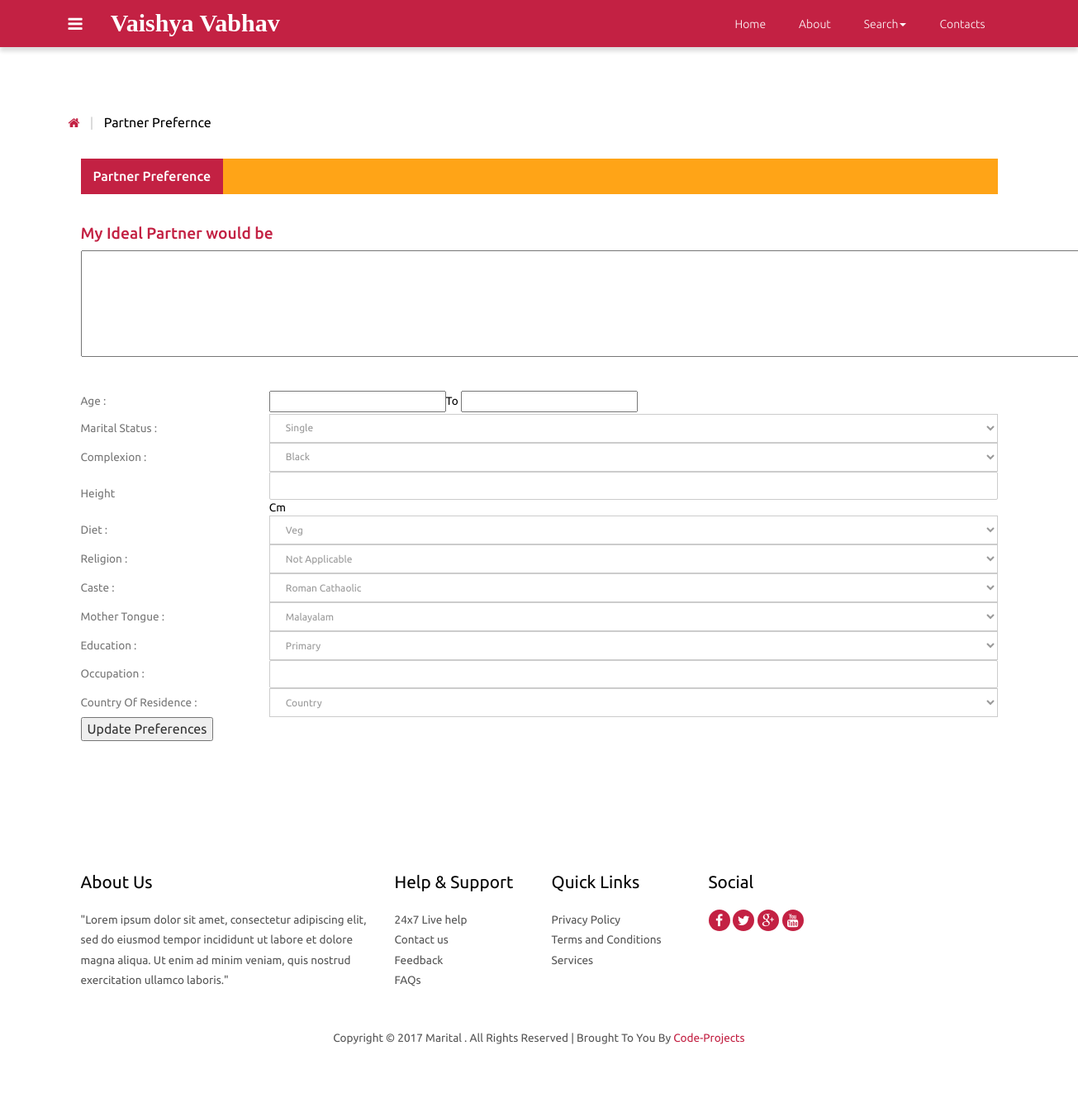
Page /partner_preference_bk.php?id=30 (signed in) on the earlier database version.
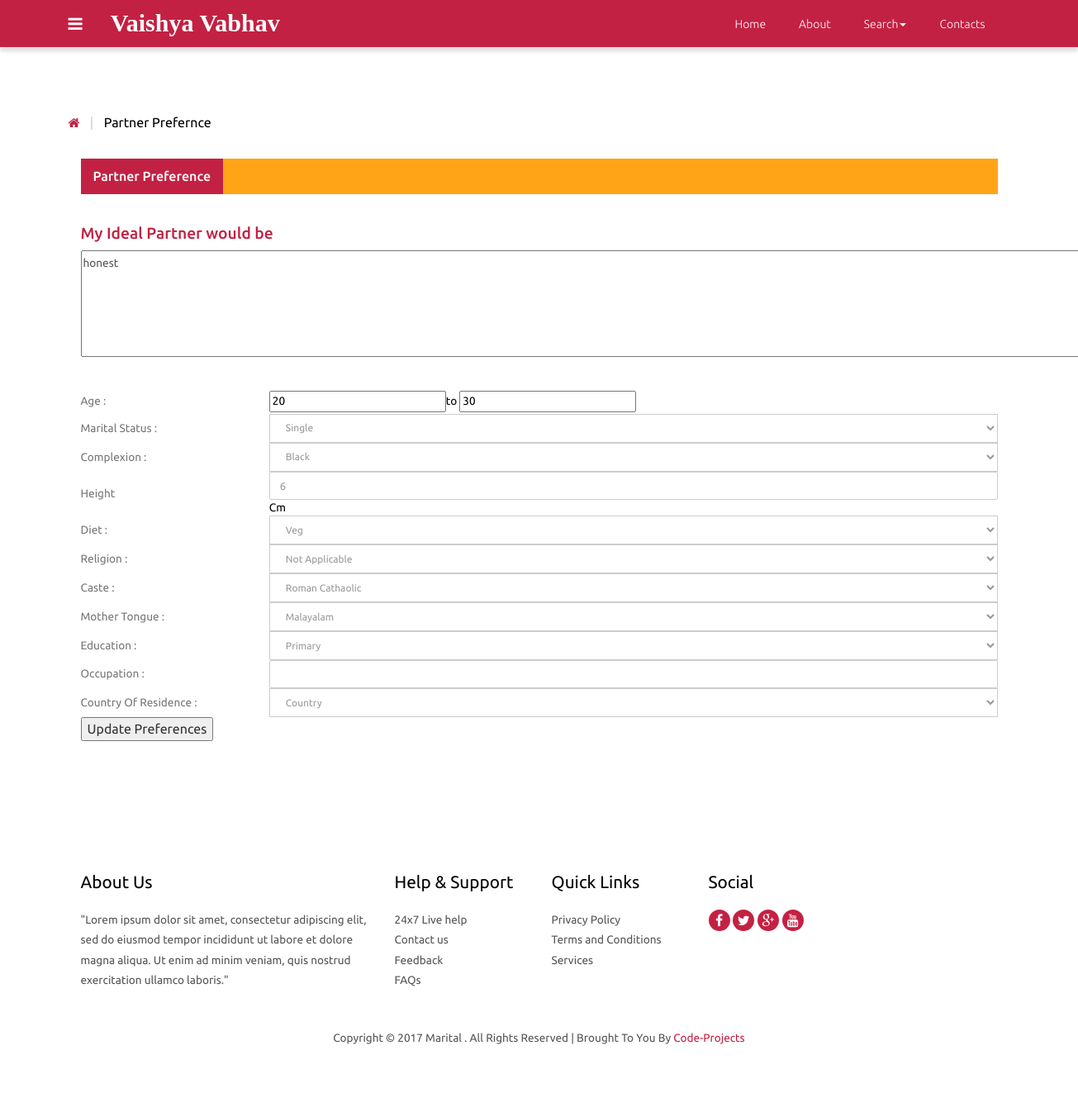
Same page on the later database version.
### tables this page shows
CREATE TABLE `partnerprefs` (
  `id` int(10) NOT NULL,
  `custId` int(10) NOT NULL,
  `agemin` varchar(3) NOT NULL,
  `agemax` int(3) NOT NULL,
  `maritalstatus` varchar(20) NOT NULL,
  `complexion` varchar(10) NOT NULL,
  `height` int(3) NOT NULL,
  `diet` varchar(10) NOT NULL,
  `religion` varchar(15) NOT NULL,
  `caste` varchar(20) NOT NULL,
  `subcaste` varchar(20) NOT NULL,
  `mothertounge` varchar(20) NOT NULL,
  `education` varchar(30) NOT NULL,
  `occupation` varchar(30) NOT NULL,
  `country` varchar(30) NOT NULL,
  `descr` text NOT NULL
);

### functions.php (called while the page is built, shortened)
<?php
function mysqlexec($sql){
	$host="localhost";
	$username="root";
	$password="";
	$db_name="matrimony";
	$conn=mysqli_connect("$host", "$username", "$password")or die("cannot connect");
	mysqli_select_db($conn,"$db_name")or die("cannot select DB");
	if($result = mysqli_query($conn, $sql)){
		return $result;
	}
	else{
		echo mysqli_error($conn);
	}
}
?>

### partner_preference_bk.php (the view, shortened to what the changed rows need)
<?php include_once("functions.php"); ?>
<?php require_once("includes/dbconn.php");?>
<?php
$id=$_GET['id'];
		$sql="SELECT * FROM partnerprefs WHERE custId = $id";
		$result=mysqlexec($sql);
		if($result){
			$row=mysqli_fetch_assoc($result);
				$agemin= isset($row['agemin']) ? $row['agemin'] : "";
	$agemax= isset($row['agemax']) ? $row['agemax'] : "";
	$height= isset($row['height']) ? $row['height'] : "";
	$descr= isset($row['descr']) ? $row['descr'] : "";
		}
		else{
			echo mysqli_error($conn);
		}
?>
<!DOCTYPE HTML>
<html>
<head>
<link href="css/bootstrap-3.1.1.min.css" rel='stylesheet' type='text/css' />
<link href="css/style.css" rel='stylesheet' type='text/css' />
<link href="css/font-awesome.css" rel="stylesheet">
</head>
<body>
<div class="grid_3">
  <div class="container">
   <div class="profile">
   	 <div class="col-md-12 profile_left">
		<div class="col_4">
		    <div class="bs-example bs-example-tabs" role="tabpanel" data-example-id="togglable-tabs">
			   <form action="" method="post" name="partner">
			   <div id="myTabContent" class="tab-content">
				  <div role="tabpanel" class="tab-pane fade in active" id="home" aria-labelledby="home-tab">
				    <div class="tab_box">
				    	<h1>My Ideal Partner would be</h1>
				    	<p><textarea name="descr" rows="5" cols="150"><?php echo $descr;?></textarea></p>
				    </div>
				    <div class="basic_1-left">
				    	  <table class="table_working_hours">
				        	<tbody>
				        		<tr class="opened">
									<td class="day_value">
									<input type="text" name="agemin" value="<?php echo $agemin; ?>">to <input type="text" name ="agemax" value="<?php echo $agemax; ?>">
									</td>
								</tr>
								<tr class="opened">
									<td class="day_value closed"><input type="text"  id="edit-name" name="height" value="<?php echo $height;?>" size="60" maxlength="60" class="form-text">cm</td>
								</tr>
							 </tbody>
				          </table>
				        </div>
				  </div>
		     </div>
		     </form>
		  </div>
	   </div>
   	 </div>
    </div>
  </div>
</div>

Differences in the rows shown:
added partnerprefs: descr "honest", agemin "20", agemax "30", height "6"
